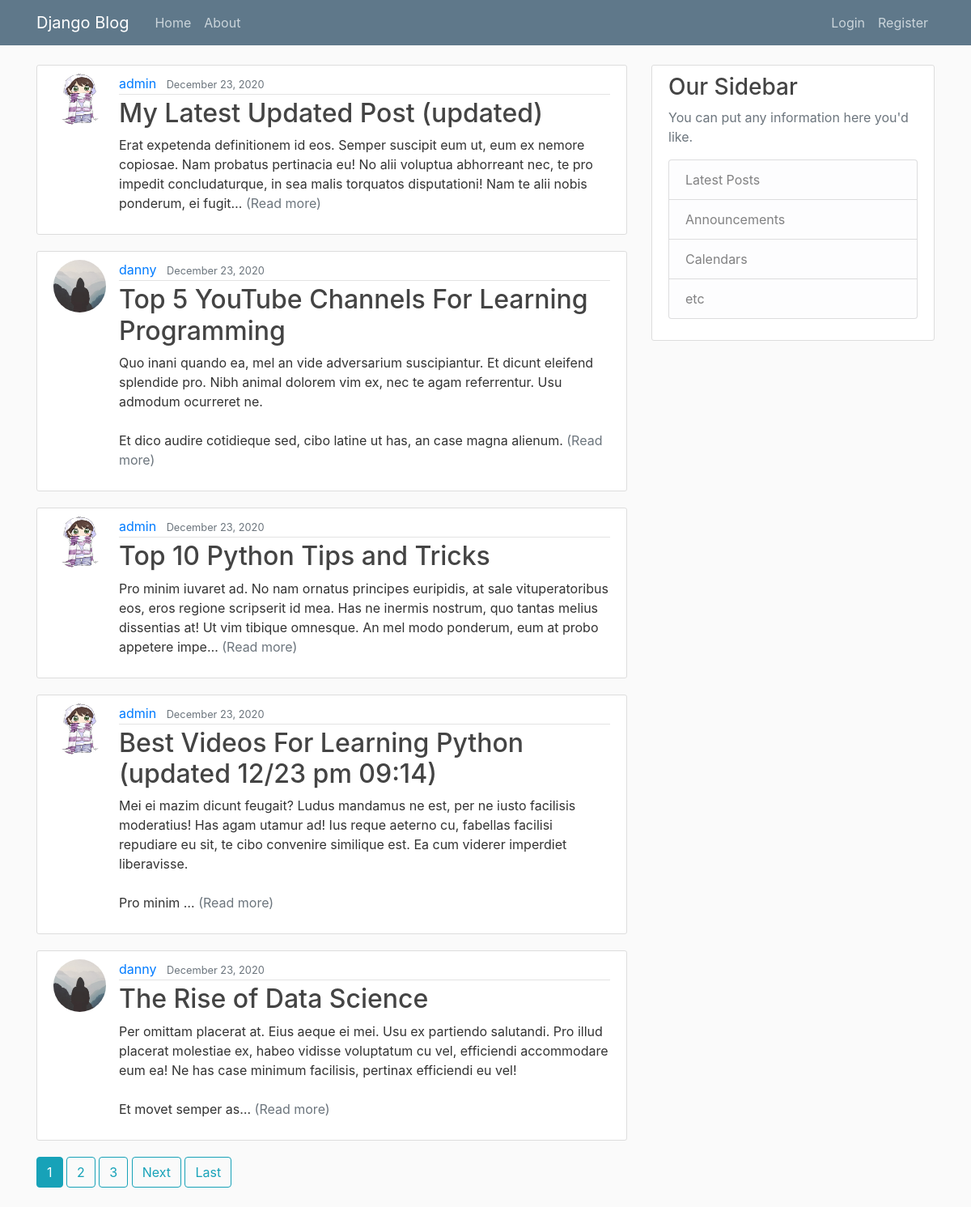
The app's page /, older data.
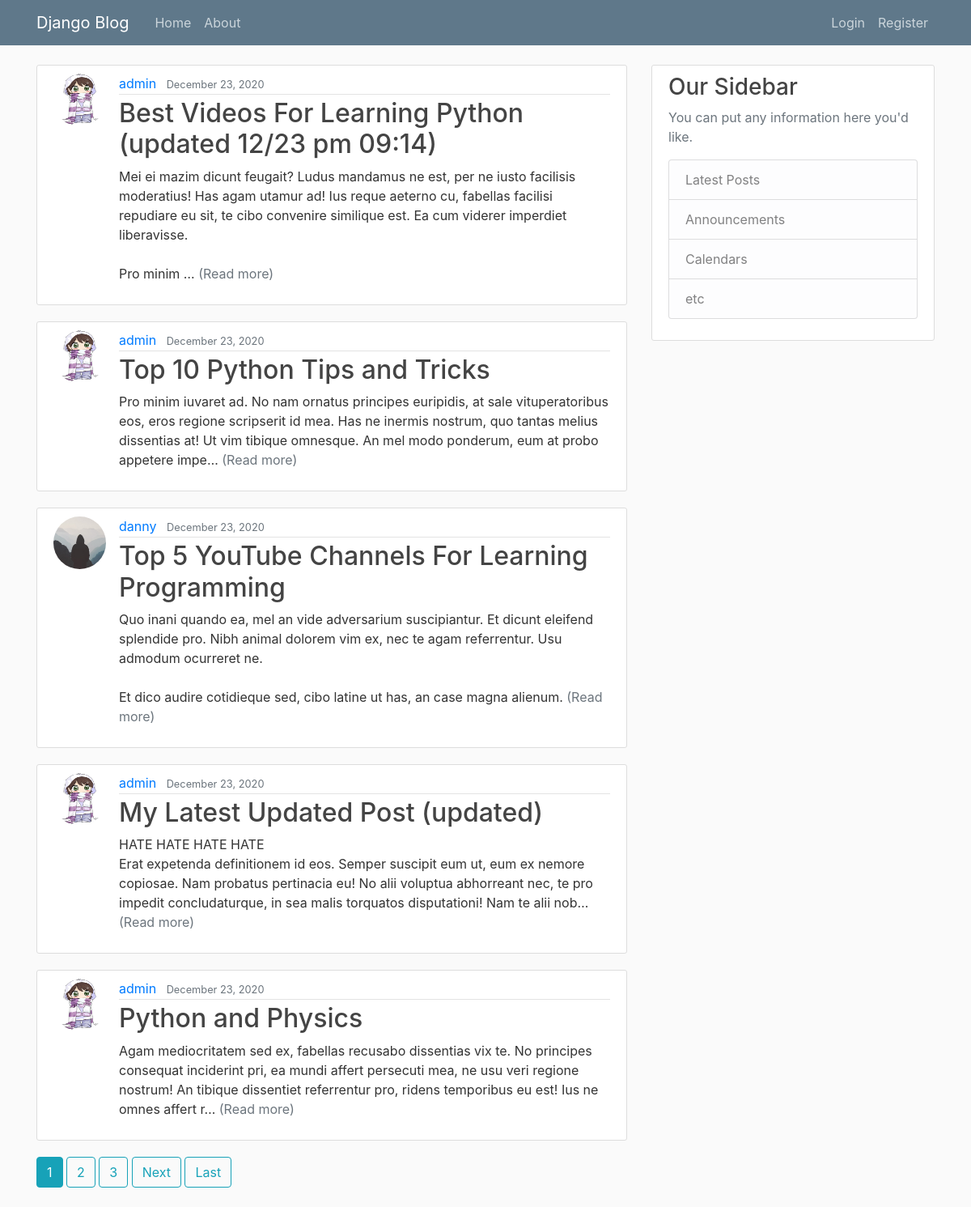
The same page, newer data.
### blog/models.py (models this page shows, shortened)
class Post(models.Model):
    class PostObjects(models.Manager):
        def get_queryset(self):
            return super().get_queryset().filter(date_posted__lte=timezone.now())
    author = models.ForeignKey(User, on_delete=models.CASCADE, default=1)
    title = models.CharField(max_length=100)
    content = models.TextField()
    date_posted = models.DateTimeField(default=timezone.now)
    read_time = models.IntegerField(default=0, null=True, blank=True) #models.TimeField(null=True, blank=True)
    @property
    def short_description(self):
        return truncatechars(self.content, 250)

### users/models.py (models this page shows, shortened)
class Profile(models.Model):
    user = models.OneToOneField(User, on_delete=models.CASCADE)
    image = models.ImageField(default='default.jpg', upload_to='profile_pics')

### blog/views.py (the view)
# urls.py: path('', PostListView.as_view(), name='blog-home'),
class PostListView(ListView):
    model = Post
    template_name = 'blog/home.html' # <app>/<model>_<viewtype>.html
    context_object_name = 'posts'
    ordering = ['-date_posted']
    paginate_by = 5

### blog/templates/blog/home.html (shortened to what this page needs)
{% extends "blog/base.html" %}
{% block content %}
  {% for post in posts %}
    <article class="media content-section">
      <img class="rounded-circle article-img" src="{{ post.author.profile.image.url }}">
      <div class="media-body">
        <div class="article-metadata">
          <a class="mr-2" href="{% url 'user-posts' post.author.username %}">{{ post.author }}</a>
          <small class="text-muted">{{ post.date_posted|date:"F d, Y" }}</small>
        </div>
        <h2><a class="article-title" href="{% url 'post-detail' post.id %}">{{ post.title }}</a></h2>
        <p class="article-content">{{ post.short_description }} <a class="text-muted" href="{% url 'post-detail' post.id %}">(Read more)</a></p>
      </div>
    </article>
  {% endfor %}
  {% if is_paginated %}
    {% for num in page_obj.paginator.page_range %}
      {% if page_obj.number == num %}
        <a class="btn btn-info mb-4" href="?page={{ num }}">{{ num }}</a>
      {% elif num > page_obj.number|add:'-3' and num < page_obj.number|add:'3' %}
        <a class="btn btn-outline-info mb-4" href="?page={{ num }}">{{ num }}</a>
      {% endif %}
    {% endfor %}
    {% if page_obj.has_next %}
      <a class="btn btn-outline-info mb-4" href="?page={{ page_obj.next_page_number }}">Next</a>
      <a class="btn btn-outline-info mb-4" href="?page={{ page_obj.paginator.num_pages }}">Last</a>
    {% endif %}
  {% endif %}
{% endblock content %}

Row changes from the older to the newer data that the page shows:
no longer on this page (row edited): Post: author.profile.image (placeholder picture), author "danny", date_posted "December 23, 2020", title "The Rise of Data Science", short_description "Per omittam placerat at. Eius aeque ei mei. Usu ex partiendo salutandi. Pro illud placerat molestiae ex, habeo vidisse voluptatum cu vel, efficiendi accommodare eum ea! Ne has case minimum facilisis, pertinax efficiendi eu vel! Et movet semper as…"
changed Post "Best Videos For Learning Python (updated 12/23 pm 09:14)": moves up the list
changed Post "Top 10 Python Tips and Tricks": moves up the list
changed Post "Top 5 YouTube Channels For Learning Programming": moves down the list
changed Post "My Latest Updated Post (updated)": short_description "Erat expetenda definitionem id eos. Semper suscipit eum ut, eum ex nemore copiosae. Nam probatus pertinacia eu! No alii voluptua abhorreant nec, te pro impedit concludaturque, in sea malis torquatos disputationi! Nam te alii nobis ponderum, ei fugit…" → "HATE HATE HATE HATE Erat expetenda definitionem id eos. Semper suscipit eum ut, eum ex nemore copiosae. Nam probatus pertinacia eu! No alii voluptua abhorreant nec, te pro impedit concludaturque, in sea malis torquatos disputationi! Nam te alii nob…"
now on this page (row edited): Post: author.profile.image (picture), author "admin", date_posted "December 23, 2020", title "Python and Physics", short_description "Agam mediocritatem sed ex, fabellas recusabo dissentias vix te. No principes consequat inciderint pri, ea mundi affert persecuti mea, ne usu veri regione nostrum! An tibique dissentiet referrentur pro, ridens temporibus eu est! Ius ne omnes affert r…"
